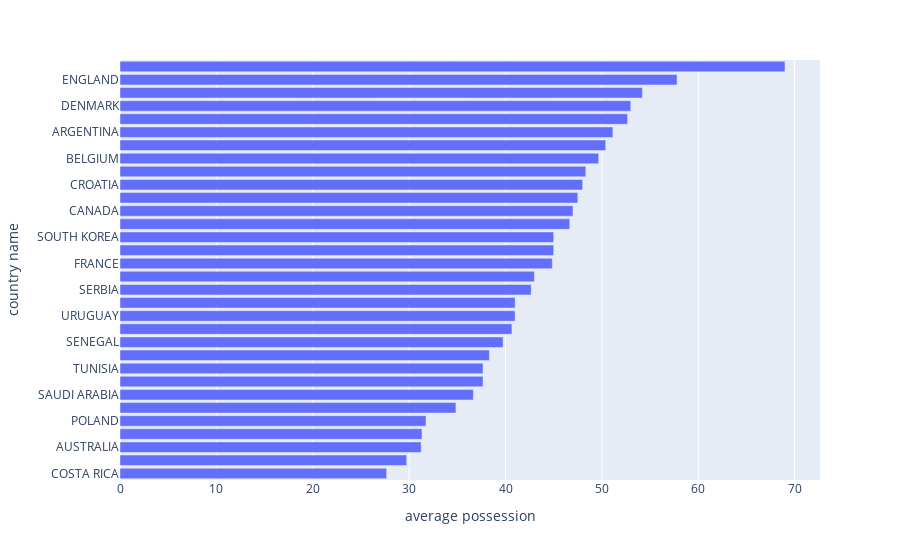

This figure's notebook cell:
### Code cell
import pandas as pd
import plotly.express as px  # (version 4.7.0 or higher)
import plotly.graph_objects as go

import_data = pd.read_csv(r'Fifa_world_cup_matches.csv')
import_extra_data = pd.read_csv(r'extra_data.csv')
csv_main_dataframe = pd.DataFrame(import_data)
csv_extra_dataframe = pd.DataFrame(import_extra_data)
# print(csv_main_dataframe)
print(csv_extra_dataframe)

country_stats = {'country name' : [], 'average possession': [], 'total goals': [], 'total passes': [], 'total shots': [], 'total shots on target': []}
for i in csv_extra_dataframe.index:
    avg_possession = 0
    total_goals = 0
    total_passes = 0
    total_shots = 0
    total_shots_on_target = 0
    game_count = 0
    team_name = csv_extra_dataframe['Country'][i]

    for j in csv_main_dataframe.index:
        first_team_name = csv_main_dataframe['team1'][j]
        second_team_name = csv_main_dataframe['team2'][j]

        if first_team_name == team_name:
            game_count += 1
            avg_possession += csv_main_dataframe['possession team1'][j]
            total_goals += csv_main_dataframe['number of goals team1'][j]
            total_passes += csv_main_dataframe['passes completed team1'][j]
            total_shots += csv_main_dataframe['total attempts team1'][j]
            total_shots_on_target += csv_main_dataframe['on target attempts team1'][j]
        
        if second_team_name == team_name:
            game_count += 1
            avg_possession += csv_main_dataframe['possession team2'][j]
            total_goals += csv_main_dataframe['number of goals team2'][j]
            total_passes += csv_main_dataframe['passes completed team2'][j]
            total_shots += csv_main_dataframe['total attempts team2'][j]
            total_shots_on_target += csv_main_dataframe['on target attempts team2'][j]

    total_avg_possession = (avg_possession*100)/game_count
    country_stats['country name'].append(team_name)
    country_stats['average possession'].append(total_avg_possession)
    country_stats['total goals'].append(total_goals)
    country_stats['total passes'].append(total_passes)
    country_stats['total shots'].append(total_shots)
    country_stats['total shots on target'].append(total_shots_on_target)

    print(f'{team_name} had an average possession of {int(total_avg_possession)}%')

country_stats_dataframe = pd.DataFrame(country_stats)
print(country_stats_dataframe)

fig = px.bar(country_stats_dataframe, x='average possession', y='country name', orientation='h')
fig.update_layout(barmode='stack', yaxis={'categoryorder':'total ascending'})
fig.show()

### Figure 1 — Plotly figure (JSON) as saved in the notebook; plotly's stock layout.template omitted (floating-point values rounded to 4 significant figures)
{"data": [{"alignmentgroup": "True", "hovertemplate": "average possession=%{x}<br>country name=%{y}<extra></extra>", "legendgroup": "", "marker": {"color": "#636efa", "pattern": {"shape": ""}}, "name": "", "offsetgroup": "", "orientation": "h", "showlegend": false, "textposition": "auto", "type": "bar", "x": [51.14, 44.86, 48.0, 34.86, 45, 57.8, 50.4, 54.2, 29.75, 39.75, 31.25, 43, 69, 47.5, 31.75, 45, 52.67, 46.67, 38.33, 41, 37.67, 48.33, 49.67, 37.67, 36.67, 31.33, 27.67, 53, 42.67, 41, 47, 40.67], "xaxis": "x", "y": ["ARGENTINA", "FRANCE", "CROATIA", "MOROCCO", "NETHERLANDS", "ENGLAND", "BRAZIL", "PORTUGAL", "JAPAN", "SENEGAL", "AUSTRALIA", "SWITZERLAND", "SPAIN", "UNITED STATES", "POLAND", "SOUTH KOREA", "GERMANY", "ECUADOR", "CAMEROON", "URUGUAY", "TUNISIA", "MEXICO", "BELGIUM", "GHANA", "SAUDI ARABIA", "IRAN", "COSTA RICA", "DENMARK", "SERBIA", "WALES", "CANADA", "QATAR"], "yaxis": "y"}], "layout": {"barmode": "stack", "legend": {"tracegroupgap": 0}, "margin": {"t": 60}, "xaxis": {"anchor": "y", "domain": [0, 1], "title": {"text": "average possession"}}, "yaxis": {"anchor": "x", "categoryorder": "total ascending", "domain": [0, 1], "title": {"text": "country name"}}}}
